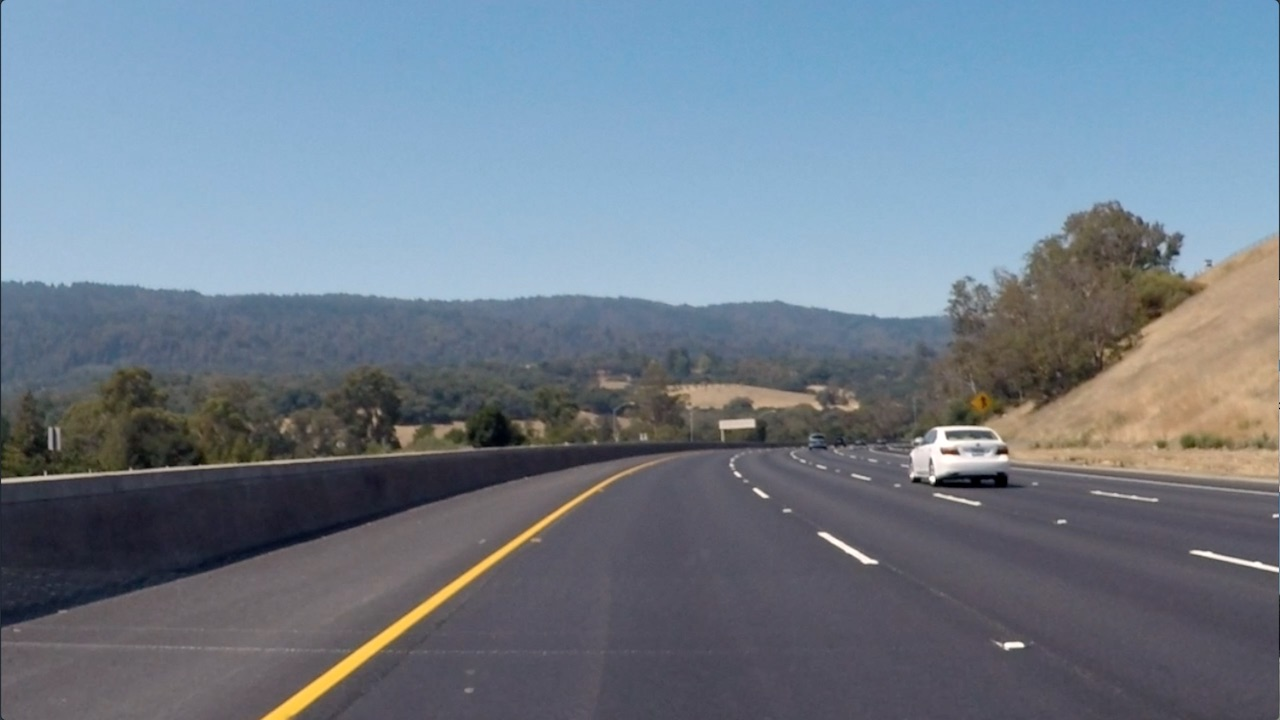
#> input picture curved-lane.jpg, 1280 x 720 px
$ jupyter execute --allow-errors Sobel_Operator.ipynb   (shell and % lines are left out)   (older library calls are emulated)
#> lines starting #> are read from the running program, lines starting #| are printed output that depends on the picture; after the words box and inside, x2 and y2 are one past the last pixel; in counts of white or black regions, pixels touching at a corner belong together
[cell 1]
import pickle
import cv2
import numpy as np
import matplotlib.pyplot as plt
import matplotlib.image as mpimg

[cell 2]
img = mpimg.imread("curved-lane.jpg")
#> img is the input picture: shape (720, 1280, 3); mean R, G, B 112.1, 125, 138.7
plt.imshow(img)

[cell 3]
gray = cv2.cvtColor(img, cv2.COLOR_RGB2GRAY)
plt.imshow(gray, cmap="gray")

Calculate the derivative in the xx direction (the 1, 0 at the end denotes xx direction)

[cell 4]
sobelx = cv2.Sobel(gray, cv2.CV_64F, 1, 0)
plt.imshow(sobelx, cmap="gray")

Calculate the derivative in the yy direction (the 0, 1 at the end denotes yy direction):

[cell 5]
sobely = cv2.Sobel(gray, cv2.CV_64F, 0, 1)
plt.imshow(sobely, cmap="gray")

Calculate the absolute value of the xx derivative:

[cell 6]
abs_sobelx = np.absolute(sobelx)
plt.imshow(abs_sobelx, cmap="gray")

Convert the absolute value image to 8-bit:

[cell 7]
scaled_sobel = np.uint8(255*abs_sobelx/np.max(abs_sobelx))
plt.imshow(scaled_sobel, cmap="gray")

Create a binary threshold to select pixels based on gradient strength:

[cell 8]
thresh_min = 20
thresh_max = 100
sxbinary = np.zeros_like(scaled_sobel)
sxbinary[(scaled_sobel >= thresh_min) & (scaled_sobel <= thresh_max)] = 1
plt.imshow(sxbinary, cmap='gray')

# Creating a pipline

[cell 9]
image = mpimg.imread('signs_vehicles_xygrad.png')
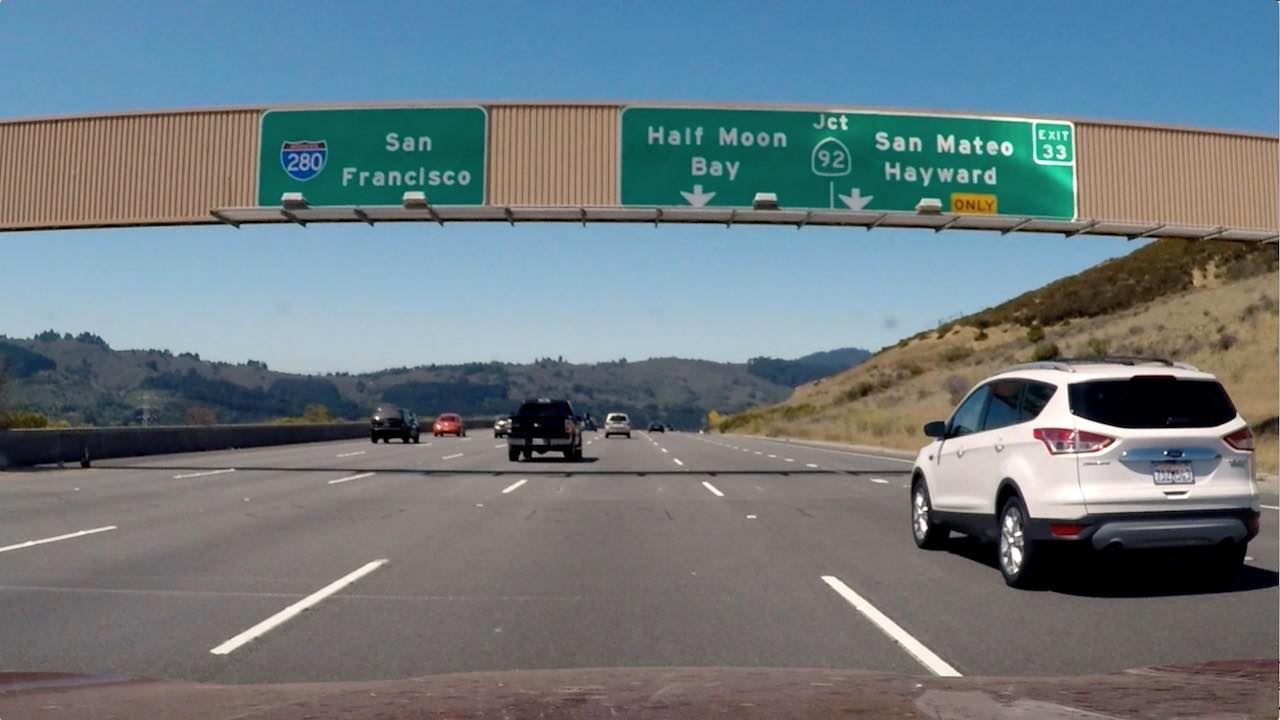
#> input picture signs_vehicles_xygrad.png, 1280 x 720 px
#> image is the input picture: shape (720, 1280, 3) float32; mean R, G, B 0.428, 0.477, 0.5

[cell 10]
def abs_sobel_thresh(img, orient='x', sobel_kernel=3, thresh=(0,255)):

    # Apply the following steps to img
    # 1) Convert to grayscale
#> called with orient = 'x', sobel_kernel = 3, thresh = (20, 100)
    gray = cv2.cvtColor(img, cv2.COLOR_RGB2GRAY)
    # 2) Take the derivative in x or y given orient = 'x' or 'y'
    if orient == 'x':
        sobel = cv2.Sobel(gray, cv2.CV_64F, 1, 0)#, ksize=sobel_kernel)
        # 3) Take the absolute value of the derivative or gradient
        abs_sobel = np.absolute(sobel)
    elif orient == 'y':
        sobel = cv2.Sobel(gray, cv2.CV_64F, 0, 1)#, ksize=sobel_kernel)
        # 3) Take the absolute value of the derivative or gradient
        abs_sobel = np.absolute(sobel)
    else:
        return 0

    # 4) Scale to 8-bit (0 - 255) then convert to type = np.uint8
    scaled_sobel = np.uint8(255*abs_sobel/np.max(abs_sobel))
    # 5) Create a mask of 1's where the scaled gradient magnitude
            # is > thresh_min and < thresh_max
    binary_output = np.zeros_like(scaled_sobel)
    binary_output[(scaled_sobel >= thresh[0]) & (scaled_sobel <= thresh[1])] = 1
    # 6) Return this mask as your binary_output image
    return binary_output

[cell 11]
# Run the function
grad_binary = abs_sobel_thresh(image, orient='x', thresh=(20, 100))
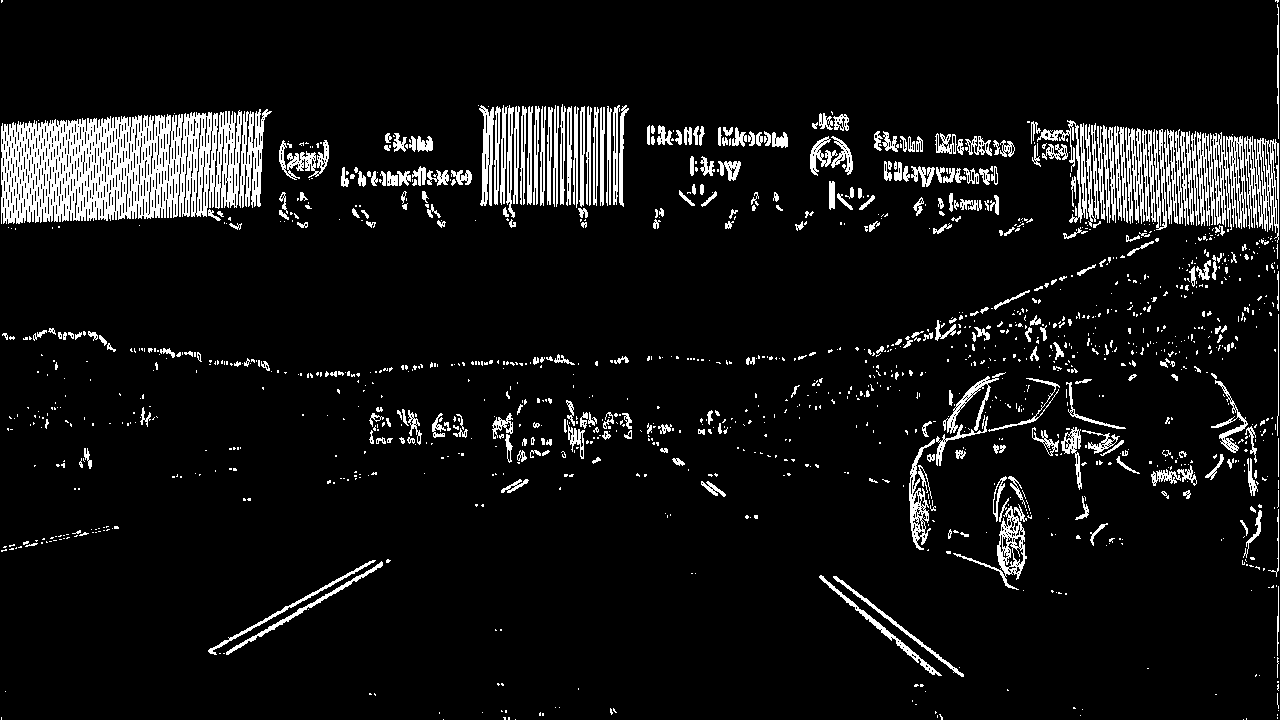
#> grad_binary: shape (720, 1280); values 0 (black) and 1 (white), 7.9% white; 1378 white regions (1040 under 20 px), largest, box (x1, y1, x2, y2) and area: (1, 110, 242, 224) 18700, (1197, 132, 1247, 230) 2653, (1244, 136, 1279, 243) 1807
# Plot the result
f, (ax1, ax2) = plt.subplots(1, 2, figsize=(24, 9))
f.tight_layout()
ax1.imshow(image)
ax1.set_title('Original Image', fontsize=50)
ax2.imshow(grad_binary, cmap='gray')
ax2.set_title('Thresholded Gradient', fontsize=50)
plt.subplots_adjust(left=0., right=1, top=0.9, bottom=0.)

# Magnitude of the Gradient

[cell 12]
# Function that applies Sobel x and y,
# then computes the magnitude of the gradient
# and applies a threshold
def mag_thresh(img, sobel_kernel=3, mag_thresh=(0, 255)):

    # Apply the following steps to img
    # 1) Convert to grayscale\
#> called with sobel_kernel = 3, mag_thresh = (30, 100)
    gray = cv2.cvtColor(img, cv2.COLOR_RGB2GRAY)
    # 2) Take the gradient in x and y separately
    sobelx = cv2.Sobel(gray, cv2.CV_64F, 1, 0, ksize=sobel_kernel)
    sobely = cv2.Sobel(gray, cv2.CV_64F, 0, 1, ksize=sobel_kernel)
    # 3) Calculate the magnitude
    abs_sobel = np.sqrt(sobelx**2 + sobely**2)
    # 4) Scale to 8-bit (0 - 255) and convert to type = np.uint8
    scaled_sobel = np.uint8(255*abs_sobel/np.max(abs_sobel))
    # 5) Create a binary mask where mag thresholds are met
    binary_output = np.zeros_like(scaled_sobel)
    binary_output[(scaled_sobel >= mag_thresh[0]) & (scaled_sobel <= mag_thresh[1])] = 1
    # 6) Return this mask as your binary_output image
    return binary_output

[cell 13]
# Run the function
mag_binary = mag_thresh(image, sobel_kernel=3, mag_thresh=(30, 100))
#> mag_binary: shape (720, 1280); values 0 (black) and 1 (white), 9.8% white in thin lines or dots
# Plot the result
f, (ax1, ax2) = plt.subplots(1, 2, figsize=(24, 9))
f.tight_layout()
ax1.imshow(image)
ax1.set_title('Original Image', fontsize=50)
ax2.imshow(mag_binary, cmap='gray')
ax2.set_title('Thresholded Magnitude', fontsize=50)
plt.subplots_adjust(left=0., right=1, top=0.9, bottom=0.)

# Direction of the Gradient

[cell 14]
# function that applies Sobel x and y,
# then computes the direction of the gradient
# and applies a threshold.
def dir_threshold(img, sobel_kernel=3, thresh=(0, np.pi/2)):

    # Apply the following steps to img
    # 1) Convert to grayscale
#> called with sobel_kernel = 15, thresh = (0.7, 1.3)
    gray = cv2.cvtColor(img, cv2.COLOR_RGB2GRAY)
    # 2) Take the gradient in x and y separately
    sobelx = cv2.Sobel(gray, cv2.CV_64F, 1, 0, ksize=sobel_kernel)
    sobely = cv2.Sobel(gray, cv2.CV_64F, 0, 1, ksize=sobel_kernel)
    # 3) Take the absolute value of the x and y gradients
    abs_sobelx = np.absolute(sobelx)
    abs_sobely = np.absolute(sobely)
    # 4) Use np.arctan2(abs_sobely, abs_sobelx) to calculate the direction of the gradient
    dir_sobel = np.arctan2(abs_sobely, abs_sobelx)
    # 5) Create a binary mask where direction thresholds are met
    binary_output = np.zeros_like(dir_sobel)
    binary_output[(dir_sobel >= thresh[0]) & (dir_sobel <= thresh[1])] = 1
    # 6) Return this mask as your binary_output image
    return binary_output

[cell 15]
# Run the function
dir_binary = dir_threshold(image, sobel_kernel=15, thresh=(0.7, 1.3))
#> dir_binary: shape (720, 1280) float64; values 0 (black) and 1 (white), 33.8% white in thin lines or dots
# Plot the result
f, (ax1, ax2) = plt.subplots(1, 2, figsize=(24, 9))
f.tight_layout()
ax1.imshow(image)
ax1.set_title('Original Image', fontsize=50)
ax2.imshow(dir_binary, cmap='gray')
ax2.set_title('Thresholded Grad. Dir.', fontsize=50)
plt.subplots_adjust(left=0., right=1, top=0.9, bottom=0.)

# Combining Thresholds

[cell 16]
# Choose a Sobel kernel size
ksize = 3 # Choose a larger odd number to smooth gradient measurements

# Apply each of the thresholding functions
gradx = abs_sobel_thresh(image, orient='x', sobel_kernel=ksize, thresh=(0, 255))
#> gradx: shape (720, 1280); every value is 1
grady = abs_sobel_thresh(image, orient='y', sobel_kernel=ksize, thresh=(0, 255))
mag_binary = mag_thresh(image, sobel_kernel=ksize, mag_thresh=(0, 255))
dir_binary = dir_threshold(image, sobel_kernel=ksize, thresh=(0, np.pi/2))
#> call 2 of dir_threshold, with sobel_kernel = 3, thresh = (0, 1.57)
#> in dir_threshold (call 2), `dir_sobel = np.arctan2(abs_sobely, abs_sobelx)`:
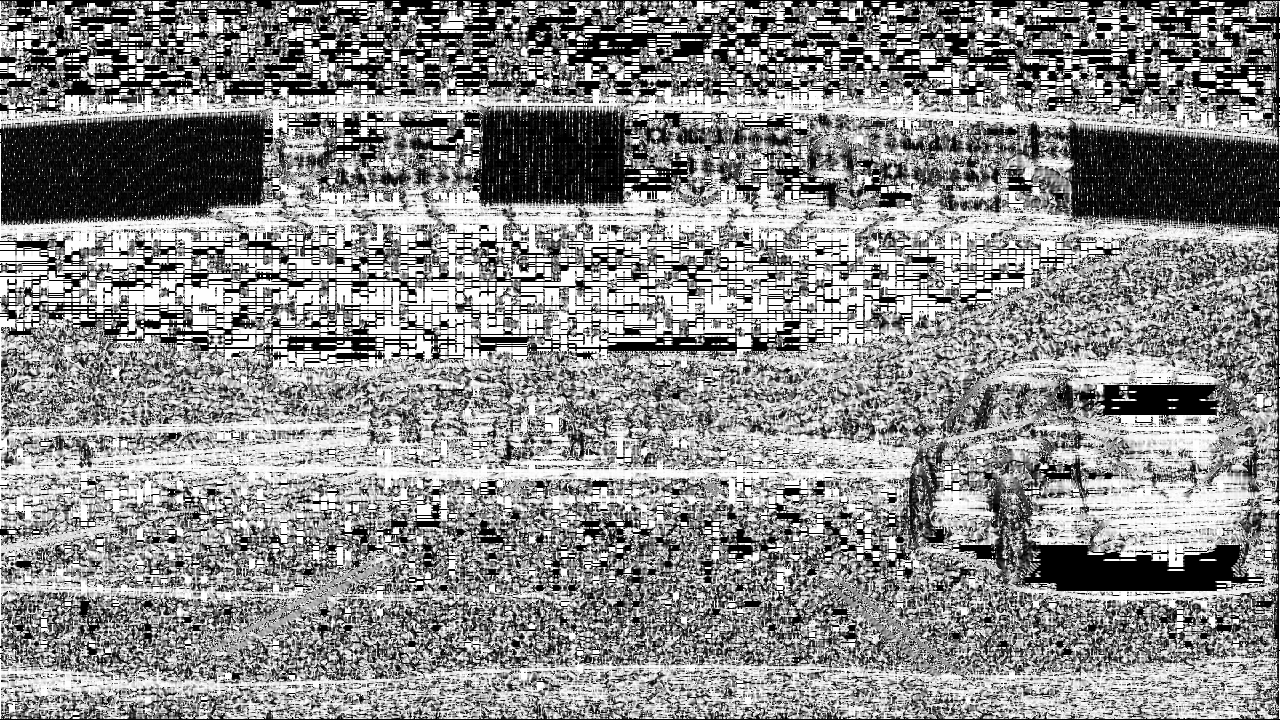
#> dir_sobel: shape (720, 1280) float64; min 0, max 1.57, mean 0.861; drawn with min black and max white
#> dir_binary: shape (720, 1280) float64; every value is 1

[cell 17]
combined = np.zeros_like(dir_binary)
combined[((gradx == 1) & (grady == 1)) | ((mag_binary == 1) & (dir_binary == 1))] = 1
plt.imshow(combined, cmap='gray')

[cell 18]
min_gradx = 0
max_gradx = 255
min_grady = 0
max_grady = 255
min_mag = 0
max_mag = 255
ksize_gradx = 15
ksize_grady = 15
ksize_mag = 15

# Apply each of the thresholding functions
gradx = abs_sobel_thresh(img, orient='x', sobel_kernel=ksize_gradx, thresh=(min_gradx, max_gradx))
grady = abs_sobel_thresh(img, orient='y', sobel_kernel=ksize_grady, thresh=(min_grady, max_grady))
mag_binary = mag_thresh(img, sobel_kernel=ksize_mag, mag_thresh=(min_mag, max_mag))
#> call 3 of mag_thresh, with sobel_kernel = 15, mag_thresh = (0, 255)
#> in mag_thresh (call 3), `abs_sobel = np.sqrt(sobelx**2 + sobely**2)`:
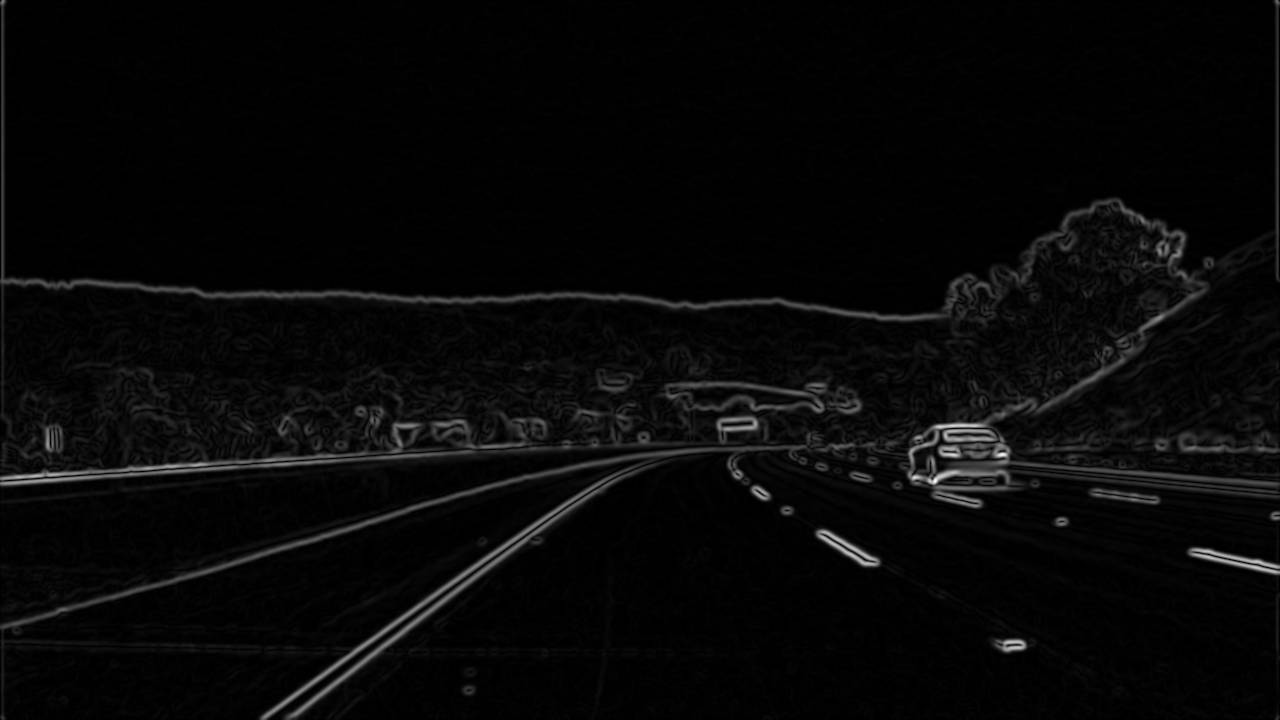
#> abs_sobel: shape (720, 1280) float64; min 0, max 5.69e+09, mean 183887814.7; drawn with min black and max white
